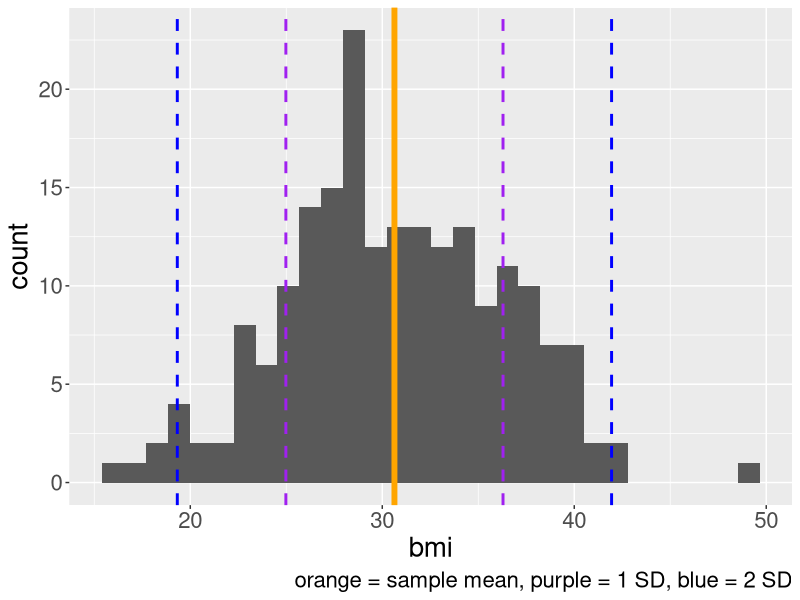
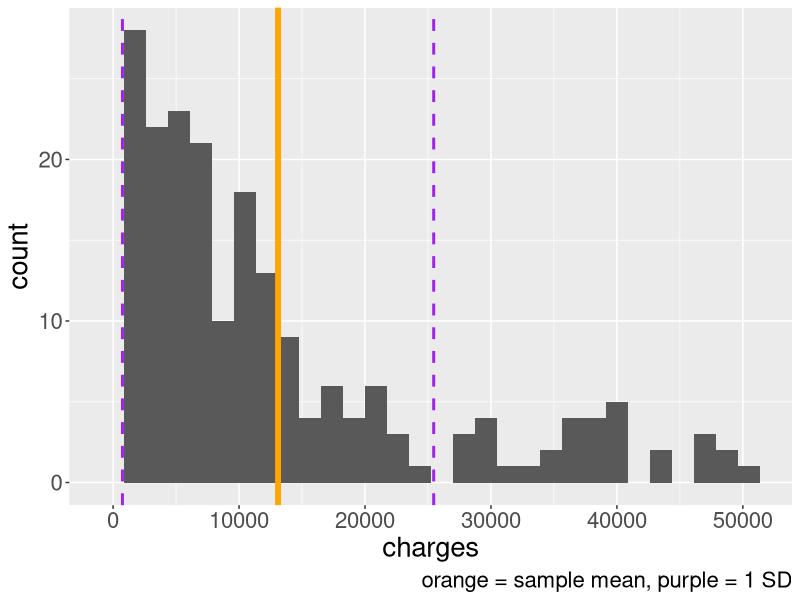
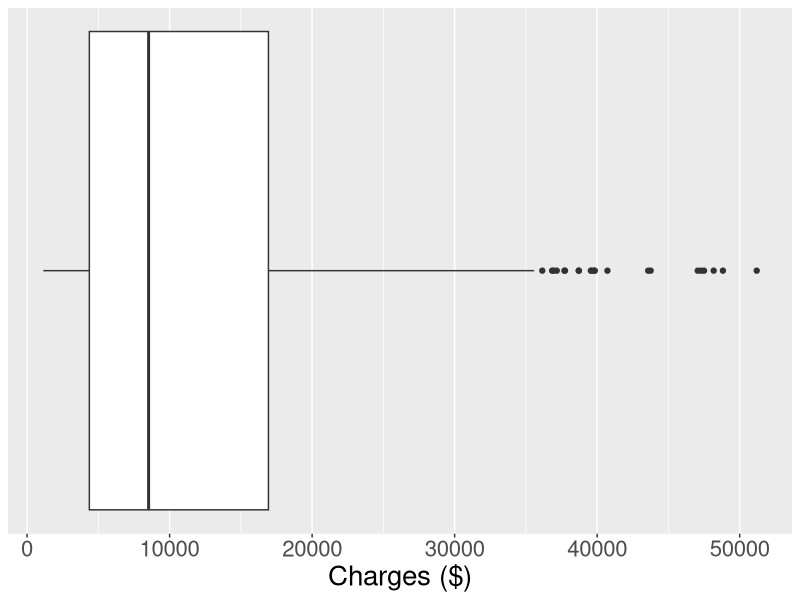
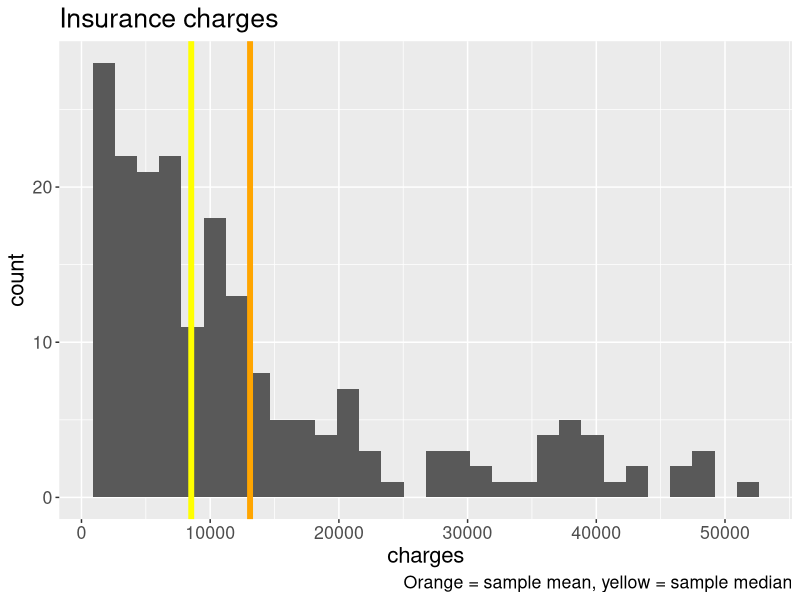
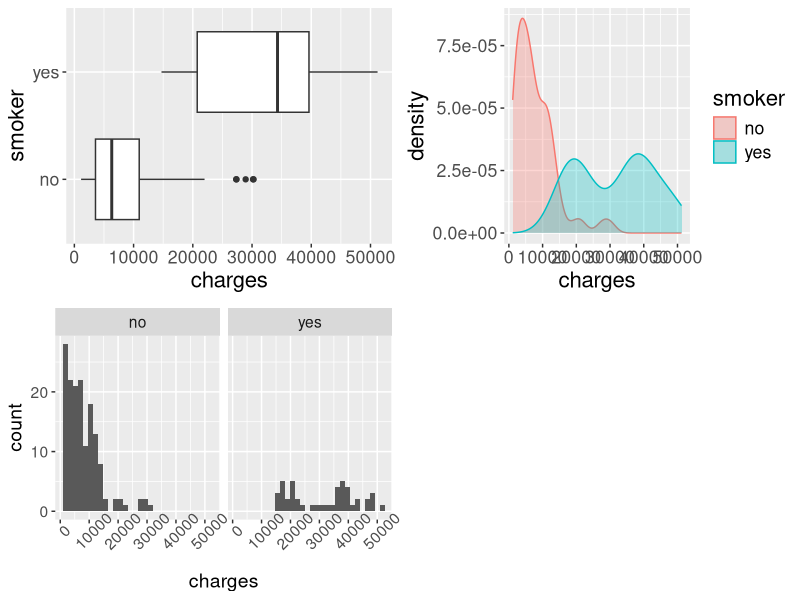
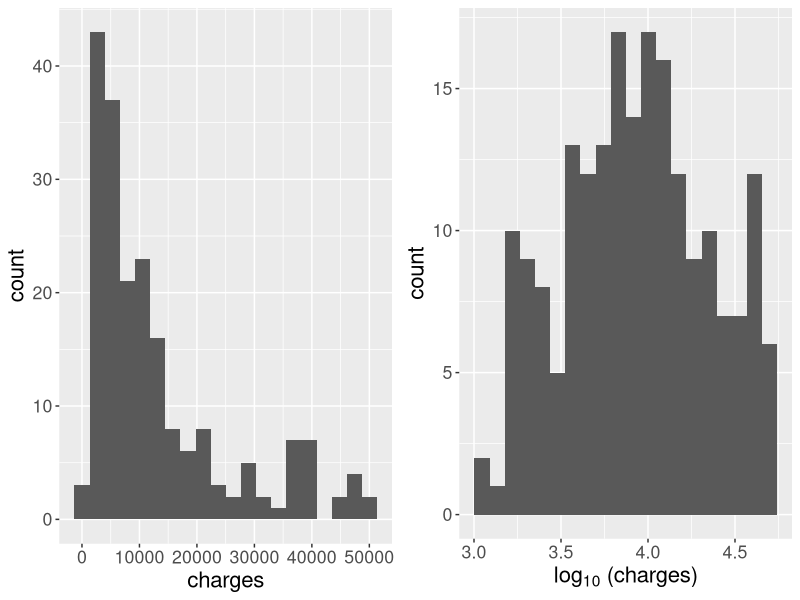

R code for these plots, in order:
## ---- chunk 1
knitr::opts_chunk$set(echo = F, warning = F, messabundance = F)
library(tidyverse)
library(readr)
plot_theme <- theme(text = element_text(size = 16))
## ---- chunk 2
insurance <- read_csv("data/insurance.csv")

ggplot(insurance, aes(x = bmi)) +
  geom_histogram() +
  geom_vline(xintercept = mean(insurance$bmi), col = "orange", size = 2) +
  geom_vline(xintercept = mean(insurance$bmi) - sd(insurance$bmi), 
             col = "purple", size = 1, linetype = "dashed")+
    geom_vline(xintercept = mean(insurance$bmi) + sd(insurance$bmi), 
             col = "purple", size = 1, linetype = "dashed")+
  theme(text = element_text(size = 20)) +
  geom_vline(xintercept = mean(insurance$bmi) - 2*sd(insurance$bmi), 
             col = "blue", size = 1, linetype = "dashed")+
    geom_vline(xintercept = mean(insurance$bmi) + 2*sd(insurance$bmi), 
             col = "blue", size = 1, linetype = "dashed")+
  theme(text = element_text(size = 20)) +
  labs(caption = "orange = sample mean, purple = 1 SD, blue = 2 SD")


  # facet_wrap(~smoker)
## ---- chunk 3
ggplot(insurance, aes(x = charges)) +
  geom_histogram() +
  geom_vline(xintercept = mean(insurance$charges), col = "orange", size = 2) +
  geom_vline(xintercept = mean(insurance$charges) - sd(insurance$charges), 
             col = "purple", size = 1, linetype = "dashed")+
  geom_vline(xintercept = mean(insurance$charges) + sd(insurance$charges), 
             col = "purple", size = 1, linetype = "dashed")+
  theme(text = element_text(size = 20)) +
  labs(caption = "orange = sample mean, purple = 1 SD")
## ---- chunk 4
ggplot(insurance, aes(x = charges)) +
  geom_boxplot() +
  scale_y_continuous(NULL, breaks = NULL) +
  xlab("Charges ($)") +
  theme(text = element_text(size = 20))
## ---- chunk 5
x <- c(116, 114, 112, 121, 108, 113, 129, 118, 119, 115)
x2 <- c(x, 170)
## ---- chunk 6
ggplot(insurance, aes(x = charges)) +
  geom_histogram() +
  geom_vline(xintercept = mean(insurance$charges), col = "orange", size = 2) +
   geom_vline(xintercept = median(insurance$charges), col = "yellow", size =2)+
  plot_theme +
  ggtitle("Insurance charges") +
  labs(caption = "Orange = sample mean, yellow = sample median")
## ---- chunk 7
p1 <- ggplot(insurance, aes(y = smoker, x = charges)) +
  geom_boxplot() +
  plot_theme

p2 <- ggplot(insurance, aes(x = charges, col = smoker, fill = smoker)) +
  geom_density(alpha = 0.3) +
  plot_theme

p3 <- ggplot(insurance, aes(x = charges)) +
  geom_histogram()+
  facet_wrap(~smoker) +
  theme(text =element_text(size = 14),
        axis.text.x = element_text(angle = 45))

gridExtra::grid.arrange(grobs =list(p1,p2,p3), ncol = 2)
## ---- chunk 8
p1 <- ggplot(insurance, aes(x = charges)) +
  geom_histogram(bins = 20) +
  plot_theme

p2<- ggplot(insurance, aes(x = log(charges, base = 10))) +
  geom_histogram(bins = 20) +
  xlab(expression("log" [10] ~ "(charges)")) +
  plot_theme

gridExtra::grid.arrange(grobs =list(p1,p2), ncol = 2)
